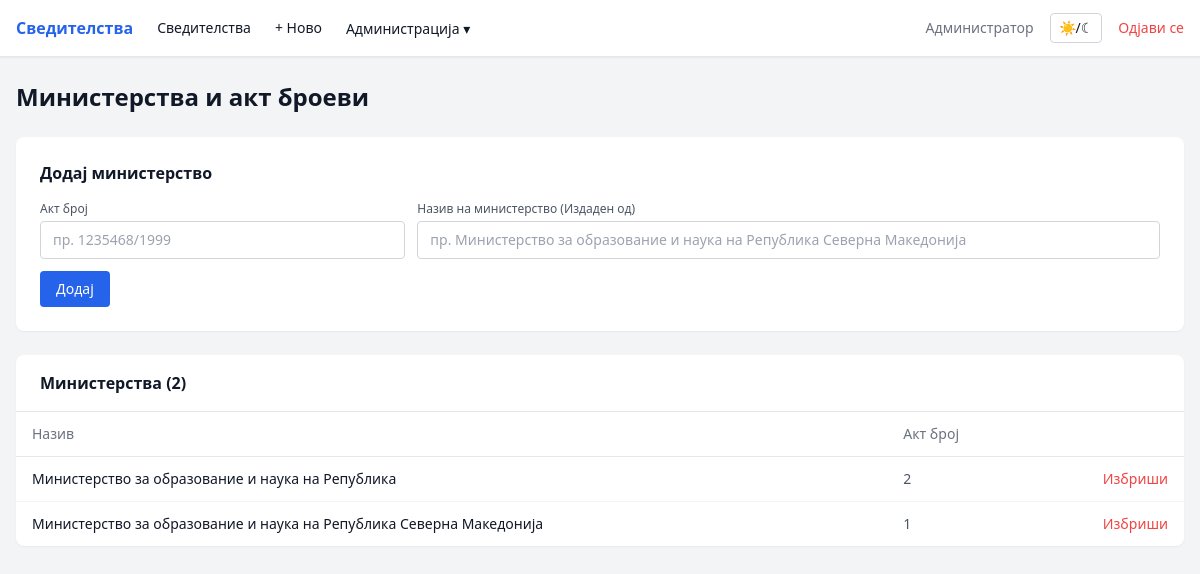
The app's page /admin/ministries (signed in) with its own data.
### tables this page shows
CREATE TABLE users (
            id INTEGER PRIMARY KEY AUTOINCREMENT,
            username TEXT UNIQUE NOT NULL,
            password_hash TEXT NOT NULL,
            role TEXT NOT NULL DEFAULT 'teacher',
            full_name TEXT
        );

CREATE TABLE ministries (
            id INTEGER PRIMARY KEY AUTOINCREMENT,
            name TEXT NOT NULL,
            act_number TEXT,
            act_date TEXT
        );

### app.py (the view, shortened to what this page needs)
@app.route('/admin/ministries', methods=['GET', 'POST'])
@login_required
@admin_required
def admin_ministries():
    return render_template('admin/ministries.html', ministries=db.get_all_ministries())

### app.py (called while the page is built)
@login_manager.user_loader
def load_user(user_id):
    return db.get_user_by_id(user_id)

def admin_required(f):
    from functools import wraps
    @wraps(f)
    def decorated(*args, **kwargs):
        if not current_user.is_authenticated or current_user.role != 'admin':
            abort(403)
        return f(*args, **kwargs)
    return decorated

### database.py (called while the page is built)
def get_db():
    conn = sqlite3.connect(DB_PATH)
    conn.row_factory = sqlite3.Row
    conn.execute('PRAGMA foreign_keys = ON')
    return conn

def get_user_by_id(user_id):
    conn = get_db()
    row = conn.execute('SELECT * FROM users WHERE id = ?', (user_id,)).fetchone()
    conn.close()
    return User(row['id'], row['username'], row['role'], row['full_name']) if row else None

def get_all_ministries():
    conn = get_db()
    rows = conn.execute('SELECT * FROM ministries ORDER BY name').fetchall()
    conn.close()
    return [dict(r) for r in rows]

### templates/admin/ministries.html (shortened to what this page needs)
{% extends 'base.html' %}
{% block content %}
<h1 class="text-2xl font-bold mb-6">Министерства и акт броеви</h1>
<div class="bg-white dark:bg-gray-800 rounded-lg shadow-sm p-6 mb-6">
    <h2 class="font-semibold mb-4">Додај министерство</h2>
    <form method="POST" class="grid grid-cols-1 md:grid-cols-3 gap-3">
        <div>
            <label class="block text-xs font-medium mb-1 text-gray-600 dark:text-gray-400">Акт број</label>
            <input type="text" name="act_number" required placeholder="пр. 1235468/1999"
                class="w-full px-3 py-2 rounded border border-gray-300 dark:border-gray-600 bg-white dark:bg-gray-700 text-sm">
        </div>
        <div class="md:col-span-2">
            <label class="block text-xs font-medium mb-1 text-gray-600 dark:text-gray-400">Назив на министерство (Издаден од)</label>
            <input type="text" name="name" required placeholder="пр. Министерство за образование и наука на Република Северна Македонија"
                class="w-full px-3 py-2 rounded border border-gray-300 dark:border-gray-600 bg-white dark:bg-gray-700 text-sm">
        </div>
        <div class="md:col-span-3">
            <button type="submit" class="px-4 py-2 bg-blue-600 hover:bg-blue-700 text-white rounded text-sm">Додај</button>
        </div>
    </form>
</div>
<div class="bg-white dark:bg-gray-800 rounded-lg shadow-sm">
    <div class="px-6 py-4 border-b border-gray-200 dark:border-gray-700 font-semibold">
        Министерства ({{ ministries|length }})
    </div>
    {% if ministries %}
    <div class="overflow-x-auto">
        <table class="w-full text-sm">
            <thead class="border-b border-gray-200 dark:border-gray-700 text-gray-500 dark:text-gray-400">
                <tr>
                    <th class="px-4 py-3 text-left font-medium">Назив</th>
                    <th class="px-4 py-3 text-left font-medium">Акт број</th>
                    <th class="px-4 py-3"></th>
                </tr>
            </thead>
            <tbody class="divide-y divide-gray-100 dark:divide-gray-700">
                {% for m in ministries %}
                <tr class="hover:bg-gray-50 dark:hover:bg-gray-750">
                    <td class="px-4 py-3 font-medium">{{ m.name }}</td>
                    <td class="px-4 py-3 text-gray-600 dark:text-gray-400">{{ m.act_number or '—' }}</td>
                    <td class="px-4 py-3 text-right">
                        <form method="POST" class="inline" onsubmit="return confirm('Избриши го ова министерство?')">
                            <button class="text-sm text-red-500 hover:text-red-700">Избриши</button>
                        </form>
                    </td>
                </tr>
                {% endfor %}
            </tbody>
        </table>
    </div>
    {% else %}
    <div class="px-6 py-10 text-center text-gray-400">Нема додадено министерства.</div>
    {% endif %}
</div>
{% endblock %}

### templates/base.html (shortened to what this page needs)
<!DOCTYPE html>
<html lang="mk" class="">
<head>
    <script src="https://cdn.tailwindcss.com"></script>
</head>
<body class="bg-gray-100 dark:bg-gray-900 text-gray-900 dark:text-gray-100 min-h-screen">
    {% if current_user.is_authenticated %}
    <nav class="bg-white dark:bg-gray-800 shadow-sm border-b border-gray-200 dark:border-gray-700">
        <div class="max-w-7xl mx-auto px-4 flex items-center justify-between h-14">
            <div class="flex items-center gap-6">
                <a href="{{ url_for('dashboard') }}" class="font-semibold text-blue-600 dark:text-blue-400">Сведителства</a>
                <a href="{{ url_for('certificates_list') }}" class="text-sm hover:text-blue-600 dark:hover:text-blue-400">Сведителства</a>
                <a href="{{ url_for('certificate_new') }}" class="text-sm hover:text-blue-600 dark:hover:text-blue-400">+ Ново</a>
                {% if current_user.role == 'admin' %}
                <div class="relative group">
                    <button class="text-sm hover:text-blue-600 dark:hover:text-blue-400">Администрација ▾</button>
                </div>
                {% endif %}
            </div>
            <div class="flex items-center gap-4">
                <span class="text-sm text-gray-500 dark:text-gray-400">{{ current_user.full_name or current_user.username }}</span>
                <button onclick="toggleTheme()" class="text-sm px-2 py-1 rounded border border-gray-300 dark:border-gray-600 hover:bg-gray-100 dark:hover:bg-gray-700" title="Смени тема">☀/☾</button>
                <a href="{{ url_for('logout') }}" class="text-sm text-red-500 hover:text-red-700">Одјави се</a>
            </div>
        </div>
    </nav>
    {% endif %}
    <main class="max-w-7xl mx-auto px-4 py-6">
        {% block content %}{% endblock %}
    </main>
</body>
</html>

### records on screen
users: full_name "Администратор"
ministries: name "Министерство за образование и наука на Република", act_number "2"
ministries: name "Министерство за образование и наука на Република Северна Македонија", act_number "1"

### other values on screen
{{ ministries|length }} "2"
